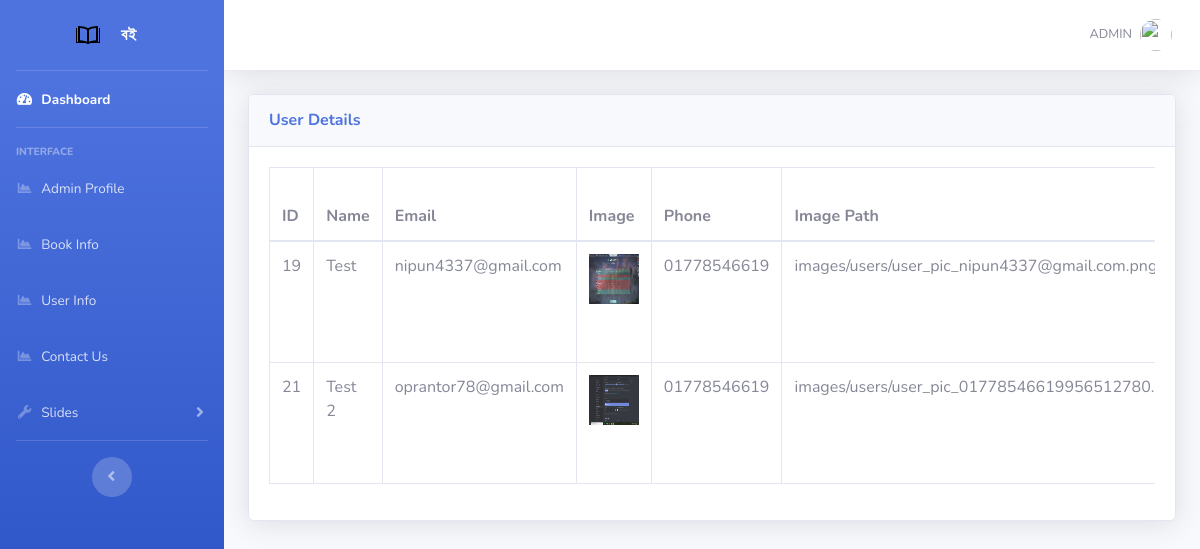
/admin/userinfo.php (signed in), run on an earlier commit of the app's database.
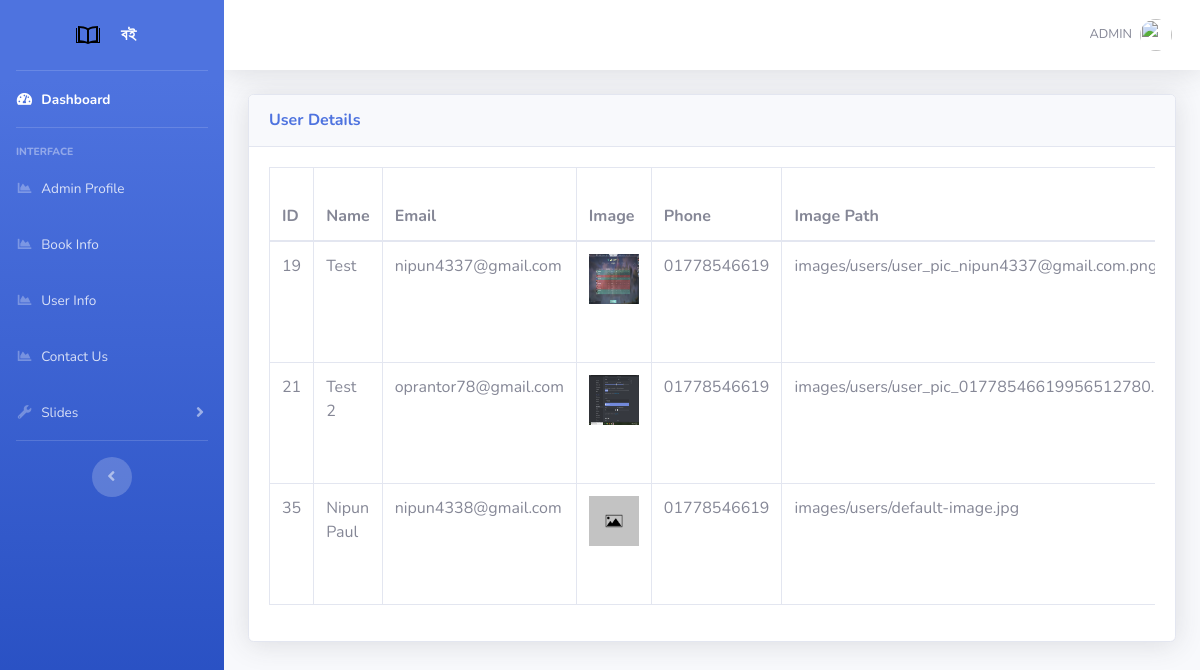
And on a later commit of the database.
### tables this page shows
CREATE TABLE `user` (
  `user_id` int(255) NOT NULL,
  `name` text NOT NULL,
  `email` text NOT NULL,
  `phone` text NOT NULL,
  `address` text NOT NULL,
  `password` text NOT NULL,
  `hash` varchar(100) NOT NULL,
  `image` text NOT NULL,
  `status` int(11) NOT NULL,
  `created_date` datetime NOT NULL,
  `updated_date` datetime NOT NULL
);

### admin/userinfo.php (the view, shortened to what this page needs)
<?php
include('includes/header.php');
include('includes/navbar.php');
include('database/dbconfig.php');
?>
<div class="container-fluid">
<div class="card shadow mb-4">
  <div class="card-header py-3">
    <h6 class="m-0 font-weight-bold text-primary">User Details
    </h6>
  </div>
  <div class="card-body">
    <div class="table-responsive">
      <?php
      $query = "SELECT * FROM user";
      $query_run = mysqli_query($connection, $query);
  ?>
      <table class="table table-bordered" id="dataTable" width="100%" cellspacing="0">
        <thead>
          <tr>
            <th> ID </th>
            <th> Name </th>
            <th> Email </th>
            <th>Image</th>
            <th>Phone</th>
            <th>Image Path</th>
          </tr>
        </thead>
        <tbody>
          <?php
                        if(mysqli_num_rows($query_run) > 0)
                        {
                            while($row = mysqli_fetch_assoc($query_run))
                            {
                        ?>
                            <tr>
                                <td><?php  echo $row['user_id']; ?></td>
                                <td><?php  echo $row['name']; ?></td>
                                <td><?php  echo $row['email']; ?></td>
                                <td><img src="../<?php echo $row['image']; ?>" height="50px" width="50px"/></td>
                                <td><?php  echo $row['phone']; ?></td>
                                <td><?php  echo $row['image']; ?></td>
                            </tr>
                        <?php
                            }
                        }
                        else {
                            echo "No Record Found";
                        }
                        ?>
        </tbody>
      </table>
    </div>
  </div>
</div>
</div>
<?php
include('includes/footer.php');
?>

### admin/includes/header.php (shortened to what this page needs)
<!DOCTYPE html>
<html lang="en">
<head>
  <link href="vendor/fontawesome-free/css/all.min.css" rel="stylesheet" type="text/css">
  <link href="css/sb-admin-2.min.css" rel="stylesheet">
</head>
<body id="page-top">
  <div id="wrapper">

### admin/includes/navbar.php (shortened to what this page needs)
   <ul class="navbar-nav bg-gradient-primary sidebar sidebar-dark accordion" id="accordionSidebar">
<a class="sidebar-brand d-flex align-items-center justify-content-center" href="index.php">
  <img src="favicon.svg" style="padding:5px;"><div class="sidebar-brand-text mx-3">বই</div>
</a>
<hr class="sidebar-divider my-0">
<li class="nav-item active">
  <a class="nav-link" href="index.php">
    <i class="fas fa-fw fa-tachometer-alt"></i>
    <span>Dashboard</span></a>
</li>
<hr class="sidebar-divider">
<div class="sidebar-heading">
  Interface
</div>
<li class="nav-item">
  <a class="nav-link" href="register.php">
    <i class="fas fa-fw fa-chart-area"></i>
    <span>Admin Profile</span></a>
</li>
<li class="nav-item">
  <a class="nav-link" href="bookinfo.php">
    <i class="fas fa-fw fa-chart-area"></i>
    <span>Book Info</span></a>
</li>
<li class="nav-item">
  <a class="nav-link" href="userinfo.php">
    <i class="fas fa-fw fa-chart-area"></i>
    <span>User Info</span></a>
</li>
<li class="nav-item">
  <a class="nav-link" href="contact.php">
    <i class="fas fa-fw fa-chart-area"></i>
    <span>Contact Us</span></a>
</li>
<li class="nav-item">
  <a class="nav-link collapsed" href="#" data-toggle="collapse" data-target="#collapseUtilities" aria-expanded="true" aria-controls="collapseUtilities">
    <i class="fas fa-fw fa-wrench"></i>
    <span>Slides</span>
  </a>
</li>
<hr class="sidebar-divider d-none d-md-block">
<div class="text-center d-none d-md-inline">
  <button class="rounded-circle border-0" id="sidebarToggle"></button>
</div>
</ul>
    <div id="content-wrapper" class="d-flex flex-column">
      <div id="content">
        <nav class="navbar navbar-expand navbar-light bg-white topbar mb-4 static-top shadow">
          <ul class="navbar-nav ml-auto">
            <li class="nav-item dropdown no-arrow">
              <a class="nav-link dropdown-toggle" href="#" id="userDropdown" role="button" data-toggle="dropdown" aria-haspopup="true" aria-expanded="false">
                <span class="mr-2 d-none d-lg-inline text-gray-600 small">
               ADMIN
                </span>
                <img class="img-profile rounded-circle" src="https://source.unsplash.com/QAB-WJcbgJk/60x60">
              </a>
            </li>
          </ul>
        </nav>

### admin/includes/footer.php
</div>
      </div>
    </div>
</body>
</html>

What changed in the data, as far as the page shows it:
added user: user_id "35", name "Nipun Paul", email "nipun4338@gmail.com", image (placeholder picture), phone "01778546619", image "images/users/default-image.jpg"
